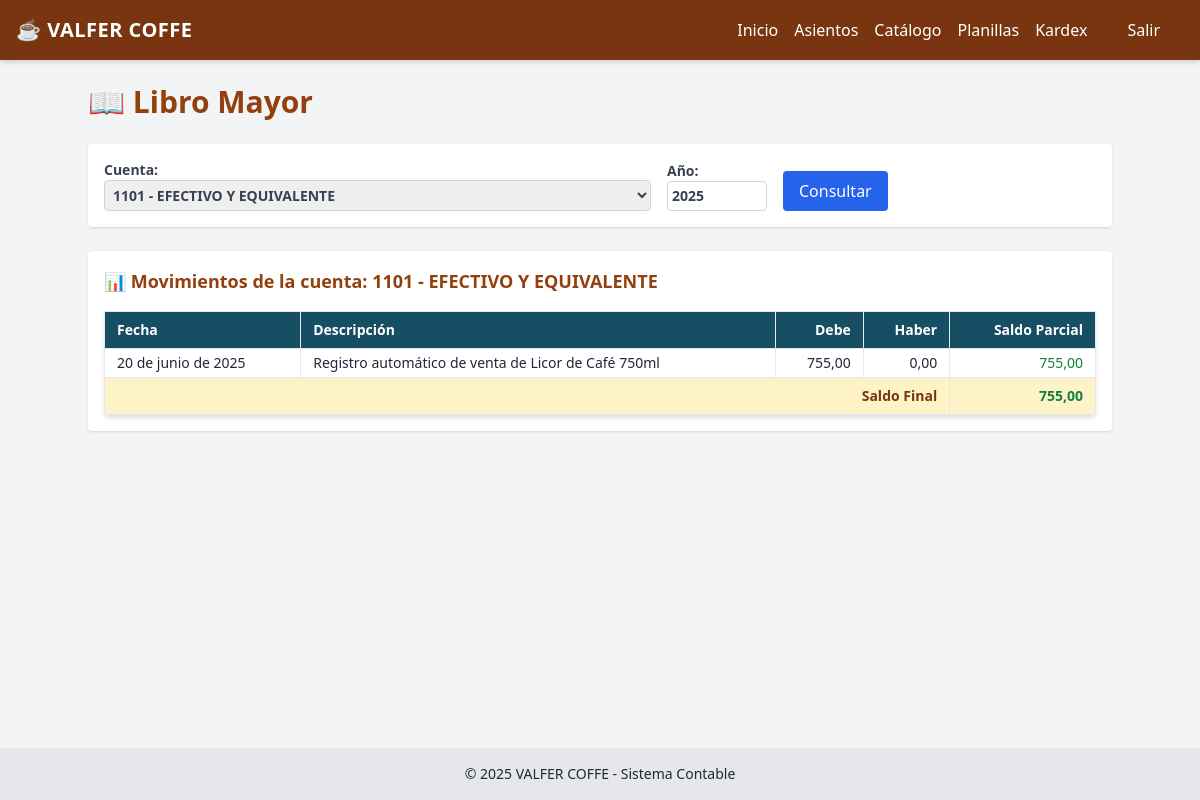
The page /libro-mayor/?cuenta=3&anio=2025 on the database as committed earlier.
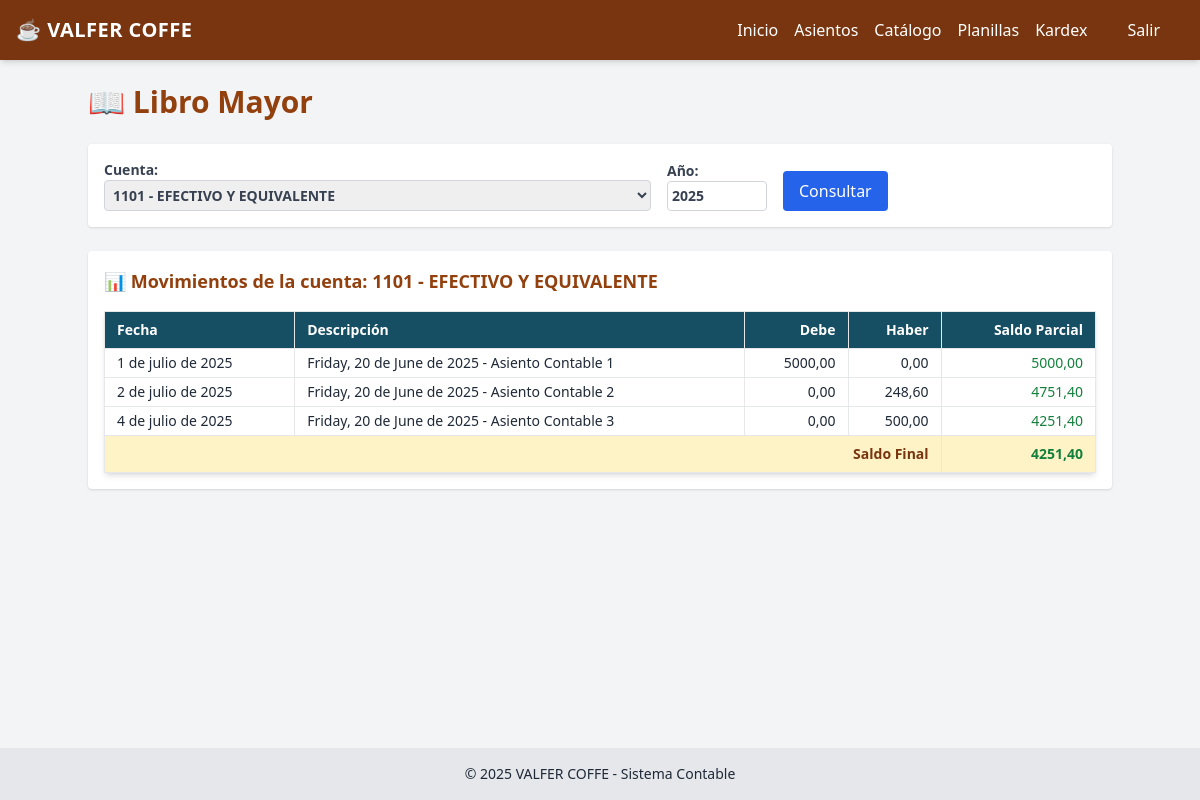
The same page on the database as committed later.
### contabilidad/models.py (models this page shows, shortened)
class DetalleAsiento(models.Model):
    asiento = models.ForeignKey(AsientoContable, on_delete=models.CASCADE)
    fecha = models.DateField(null=True, blank=True)
    descripcion = models.CharField(max_length=255, blank=True)
    cuenta = models.ForeignKey(CuentaContable, on_delete=models.CASCADE)
    debe = models.DecimalField(max_digits=12, decimal_places=2, default=0)
    haber = models.DecimalField(max_digits=12, decimal_places=2, default=0)

class AsientoContable(models.Model):
    fecha = models.DateField()
    descripcion = models.TextField()
    creado_en = models.DateTimeField(auto_now_add=True)

### contabilidad/views.py (the view, shortened to what this page needs)
# urls.py: path('libro-mayor/', views.libro_mayor, name='libro_mayor'),
def libro_mayor(request):
    anio = int(request.GET.get('anio', date.today().year))
    cuenta_id = request.GET.get('cuenta')
    cuentas = CuentaContable.objects.all().order_by('codigo')
    cuentas_con_saldo = []
    movimientos = []
    saldo_acumulado = 0
    if cuenta_id:
        cuenta = CuentaContable.objects.get(id=cuenta_id)
        detalles = DetalleAsiento.objects.filter(cuenta=cuenta, fecha__year=anio).order_by('fecha', 'id')
        for detalle in detalles:
            debe = detalle.debe or 0
            haber = detalle.haber or 0
            saldo_acumulado += (debe - haber)
            movimientos.append({
                'fecha': detalle.fecha,
                'descripcion': detalle.asiento.descripcion,
                'debe': debe,
                'haber': haber,
                'saldo_parcial': saldo_acumulado
            })
        return render(request, 'contabilidad/libro_mayor.html', {
            'cuentas': cuentas,
            'cuenta_seleccionada': cuenta,
            'movimientos': movimientos,
            'anio': anio,
            'saldo_final': saldo_acumulado,
        })

### contabilidad/templates/contabilidad/libro_mayor.html (shortened to what this page needs)
{% extends 'contabilidad/base.html' %}
{% block content %}
<div class="max-w-5xl mx-auto">
    <h2 class="text-3xl font-extrabold text-amber-800 mb-6">📖 Libro Mayor</h2>
    <form method="get" class="bg-white p-4 rounded shadow flex flex-wrap gap-4 items-end mb-6">
        <label class="flex flex-col text-sm font-semibold text-gray-700">
            Cuenta:
            <select name="cuenta" class="border border-gray-300 rounded p-1">
                {% for cuenta in cuentas %}
                    <option value="{{ cuenta.id }}" {% if cuenta_seleccionada and cuenta.id == cuenta_seleccionada.id %}selected{% endif %}>
                        {{ cuenta.codigo }} - {{ cuenta.nombre }}
                    </option>
                {% endfor %}
            </select>
        </label>
        <label class="flex flex-col text-sm font-semibold text-gray-700">
            Año:
            <input type="number" name="anio" value="{{ anio }}" min="2000" max="2100" class="border border-gray-300 rounded p-1">
        </label>
        <button type="submit" class="bg-blue-600 hover:bg-blue-700 text-white px-4 py-2 rounded">Consultar</button>
    </form>
    {% if cuenta_seleccionada %}
    <div class="bg-white p-4 rounded shadow">
        <h3 class="text-lg font-bold text-amber-800 mb-4">
            📊 Movimientos de la cuenta: {{ cuenta_seleccionada.codigo }} - {{ cuenta_seleccionada.nombre }}
        </h3>
        <table class="w-full text-sm border-collapse border border-gray-300 shadow-md rounded">
            <thead class="bg-cyan-900 text-white">
                <tr>
                    <th class="border px-3 py-2 text-left">Fecha</th>
                    <th class="border px-3 py-2 text-left">Descripción</th>
                    <th class="border px-3 py-2 text-right">Debe</th>
                    <th class="border px-3 py-2 text-right">Haber</th>
                    <th class="border px-3 py-2 text-right">Saldo Parcial</th>
                </tr>
            </thead>
            <tbody>
                {% for m in movimientos %}
                <tr class="hover:bg-amber-50">
                    <td class="border px-3 py-1">{{ m.fecha }}</td>
                    <td class="border px-3 py-1">{{ m.descripcion }}</td>
                    <td class="border px-3 py-1 text-right">{{ m.debe|floatformat:2 }}</td>
                    <td class="border px-3 py-1 text-right">{{ m.haber|floatformat:2 }}</td>
                    <td class="border px-3 py-1 text-right {% if m.saldo_parcial > 0 %}text-green-700{% elif m.saldo_parcial < 0 %}text-red-700{% endif %}">
                        {{ m.saldo_parcial|floatformat:2 }}
                    </td>
                </tr>
                {% empty %}
                <tr>
                    <td colspan="5" class="text-center text-gray-500 py-2">No hay movimientos para esta cuenta en el año seleccionado.</td>
                </tr>
                {% endfor %}
            </tbody>
            <tfoot>
                <tr class="font-bold bg-amber-100 text-amber-900">
                    <td colspan="4" class="text-right border px-3 py-2">Saldo Final</td>
                    <td class="text-right border px-3 py-2 {% if saldo_final > 0 %}text-green-700{% elif saldo_final < 0 %}text-red-700{% endif %}">
                        {{ saldo_final|floatformat:2 }}
                    </td>
                </tr>
            </tfoot>
        </table>
    </div>
    {% endif %}
</div>
{% endblock %}

Rows that differ between the two databases and show on the page:
removed DetalleAsiento: fecha "20 de junio de 2025", debe "755,00"
removed AsientoContable: descripcion "Registro automático de venta de Licor de Café 750ml"
now on this page (row edited): DetalleAsiento: fecha "1 de julio de 2025", debe "5000,00"
added AsientoContable: descripcion "Friday, 20 de June de 2025 - Asiento Contable 1"
added DetalleAsiento: fecha "2 de julio de 2025", haber "248,60"
added AsientoContable: descripcion "Friday, 20 de June de 2025 - Asiento Contable 2"
added DetalleAsiento: fecha "4 de julio de 2025", haber "500,00"
added AsientoContable: descripcion "Friday, 20 de June de 2025 - Asiento Contable 3"
Other text that changed with them:
{{ saldo_final|floatformat:2 }}: "755,00" → "4251,40"
new list line: "0,00 5000,00"
new list line: "0,00 4751,40"
new list line: "0,00 4251,40"
list line gone: "0,00 755,00"
